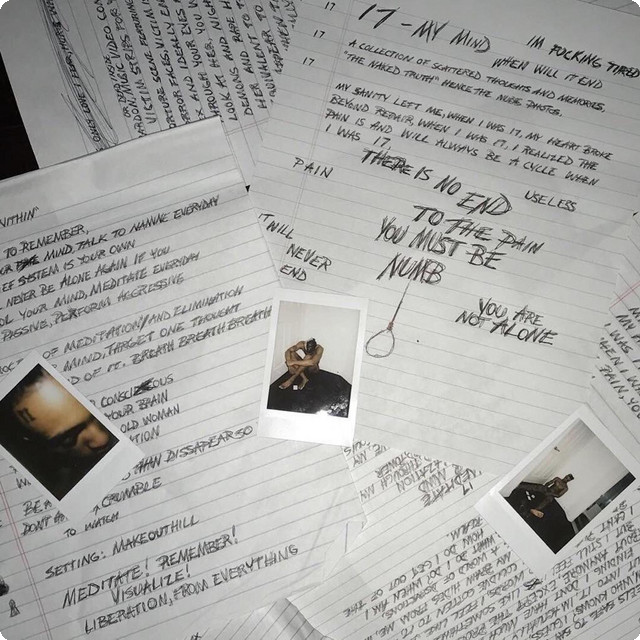
#> input picture Covers/17.png, 640 x 640 px; its folder holds only this picture in this run
$ python draw_collage.py
#> lines starting #> are read from the running program, lines starting #| are printed output that depends on the picture; after the words box and inside, x2 and y2 are one past the last pixel; in counts of white or black regions, pixels touching at a corner belong together
from PIL import Image, ImageDraw
import os

# Get all cover images
image_dir = "Covers"
image_files = [f for f in os.listdir(image_dir) if f.endswith(".png")]
images = [Image.open(os.path.join(image_dir, f)) for f in image_files]

# Define grid size
grid_row = 9
grid_col = 16
grid_size = (grid_row, grid_col)

# Define margin size
margin = 20

# Calculate canvas size with margins
image_width, image_height = images[0].size
#> image_width = 640; image_height = 640
canvas_width = grid_size[0] * (image_width + margin) + margin
#> canvas_width = 5960
canvas_height = grid_size[1] * (image_height + margin) + margin
#> canvas_height = 10580

# Create a new blank canvas with white background
canvas = Image.new("RGBA", (canvas_width, canvas_height), (166, 162, 159, 255))
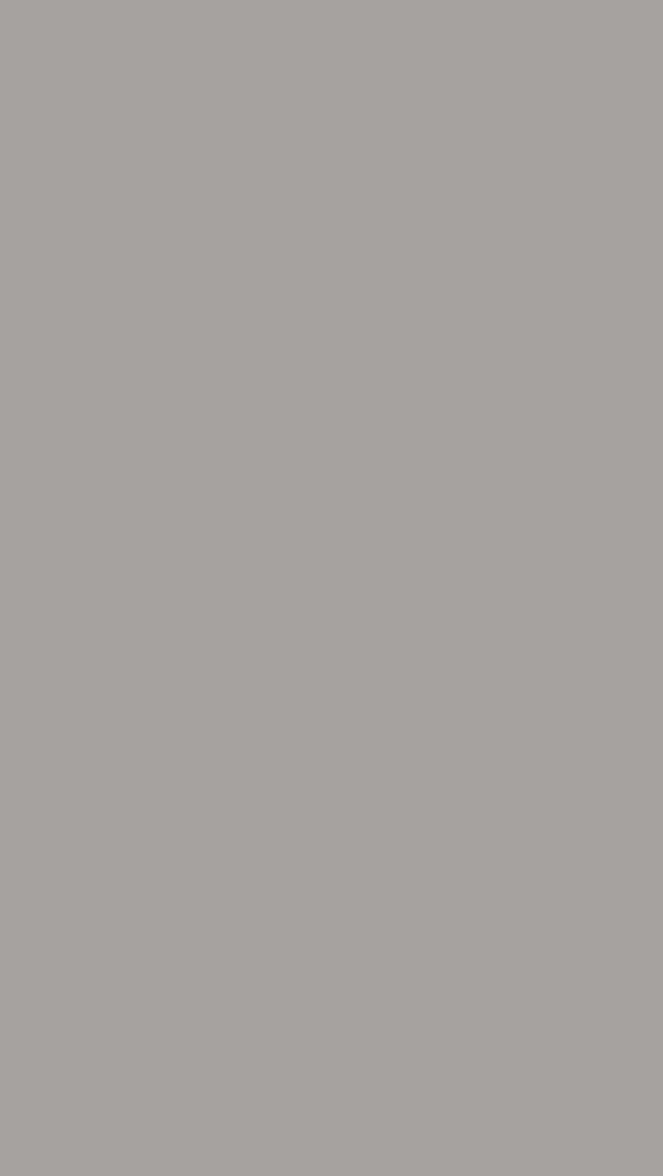
#> canvas: PIL image 5960x10580 RGBA (shown at 1/9 size); mean R, G, B, A 166, 162, 159, 255

# Paste images onto the canvas with margins
for index, image in enumerate(images):
    x = margin + (index % grid_size[0]) * (image_width + margin)
    y = margin + (index // grid_size[0]) * (image_height + margin)

    # Create a mask for rounded corners
    radius = 12  # Adjust for corner roundness
    mask = Image.new("L", image.size, 0)  # "L" mode for greyscale (used as mask)
    draw = ImageDraw.Draw(mask)
    draw.rounded_rectangle(
        (0, 0, image.size[0], image.size[1]), radius=radius, fill=255
    )

    # Paste the image with the mask to retain rounded corners
    canvas.paste(image, (x, y), mask)
#> this loop made 1 pass
#> (x, y, radius) on pass 1: (20, 20, 12)
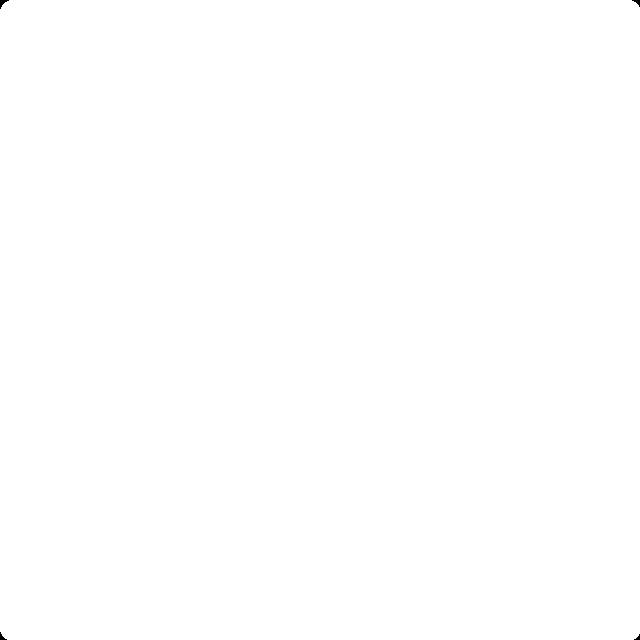
#> mask: PIL image 640x640 L; 100% white; 4 black regions (1 under 20 px), largest, box (x1, y1, x2, y2) and area: (0, 0, 9, 9) 34, (632, 0, 640, 7) 25, (0, 632, 7, 640) 25

# Convert the canvas to RGB mode for JPEG format
canvas = canvas.convert("RGB")
#> canvas: PIL image 5960x10580 RGB

# Save the final collage
canvas.save("album_collage.jpg", "JPEG")
